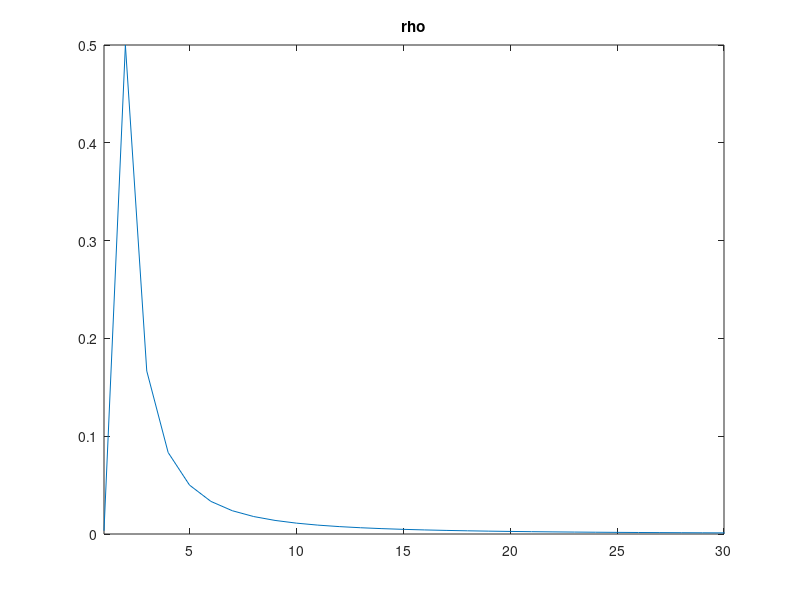
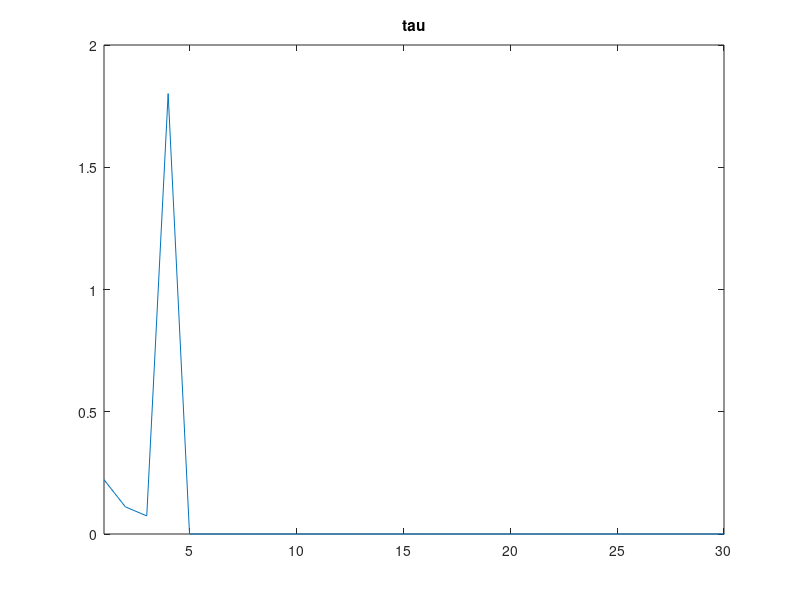
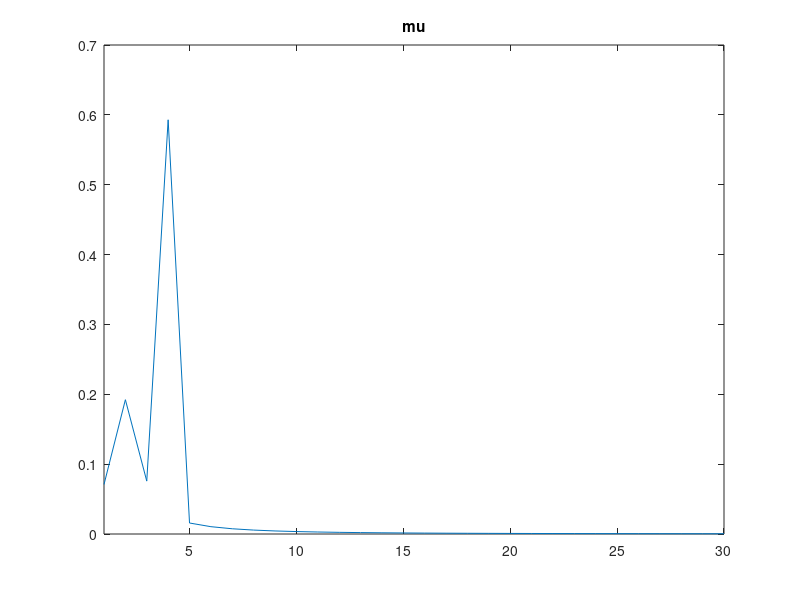

Write MATLAB code to recreate these figures, in order.
% Compute degree distribution for LT codes accroding to 'LT codes' paper
close all;
clear all;
%% Ideal Soliton distribution from LT codes
k=300;

rho(1:k) = 0;

rho(1) = 1/k;
for i=2:k
    rho(i)=1/i/(i-1);
end

figure;plot(rho);title('rho');xlim([1,30]);

%% Robust Soliton distribution from LT codes

%M=7;
c=0.4

delta=0.02;

M=floor(sqrt(k)/log(k/delta)/c);
%c=sqrt(k)/log(k/delta)/M

tau(1:k)=0;
mu(1:k)=0;

R = c*log(k/delta)*sqrt(k);

for i=1:M-1
    tau(i) = R/i/k;
end

tau(M) = R*log(R/delta)/k;

figure;plot(tau);title('tau');xlim([1,30]);

maxk = 30;

beta=sum(rho(1:maxk)+tau(1:maxk))

mu(1:maxk)=(rho(1:maxk)+tau(1:maxk))./beta;

figure;plot(mu(1:maxk));title('mu');xlim([1,30]);
for i=1:maxk
    fprintf('%f ',mu(i));
end
fprintf('\n');